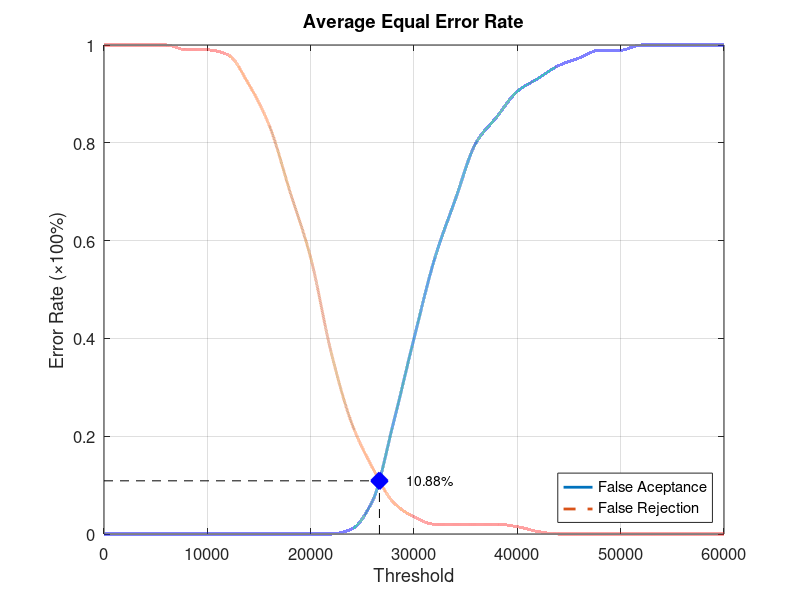
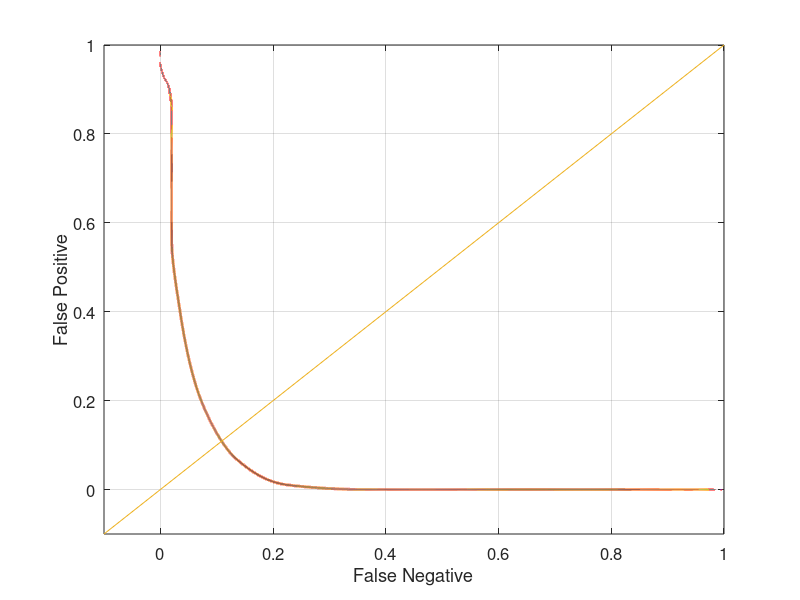

These figures' MATLAB source, in order:
function yEER = Database1_1
close all;
clear;
clc;
x = 0:2000:60000;
xq = 0:0.5:60000;

y0 = [0 0 0 0 0 0 0 0 0 0 0 0 0.0105263 0.0684211 0.226316 0.4 0.563158 0.684211 0.8 0.852632 0.905263 0.931579 0.957895 0.973684 0.989474 0.989474 1 1 1 1 1];
yy0 = interp1(x, y0, xq, 'pchip');
y1 = [1 1 1 1 0.99 0.99 0.98 0.92 0.835 0.7 0.565 0.37 0.225 0.135 0.065 0.035 0.02 0.02 0.02 0.02 0.015 0.005 0 0 0 0 0 0 0 0 0];
yy1 = interp1(x, y1, xq, 'pchip');

% Calculating EER: 
y2 = abs(y0 - y1);
find(y2 == min(y2))
yy2 = abs(yy0 - yy1);
xEER = find(yy2 == min(yy2));
xEERIndex = xq(xEER) % X-axis EER
yEER = yy0(xEER) % Y-axis EER

main = figure
plot(xq, yy0,'-','LineWidth', 2);	hold on
plot(xq, yy1,'--','LineWidth', 2);	hold on
plot([xEERIndex xEERIndex], [0 yEER], 'k--');	hold on
plot([0 xEERIndex], [yEER yEER], 'k--');	hold on
plot(xEERIndex, yEER, 'bx', 'LineWidth', 10);	hold on
text(xEERIndex + 10 * xEERIndex / 100, yEER, [num2str(round((10000 * yEER)) / 100) '%'])
legend('False Aceptance', 'False Rejection', 'Location', 'SouthEast')
xlabel('Threshold')
ylabel('Error Rate (\times100%)')
title('Average Equal Error Rate')
set(gca, 'FontSize', 12)
axis([0 60000 0 1])
grid on

print(main, 'Database1_1Main', '-dpng');
FNRxFPR = figure('Color', [1 1 1]);
plot(yy1, yy0, '-', yy1, yy0, 'LineWidth', 2);
hold on
y = -0.1:0.1:1
plot(y, y); 
set(gca, 'FontSize', 12)
xlabel('False Negative')
ylabel('False Positive')
axis([-0.1 1 -0.1 1])
set(gca, 'FontSize', 12)
grid on

print(FNRxFPR, 'Database1_1FNRxFPR','-dpng');
end
